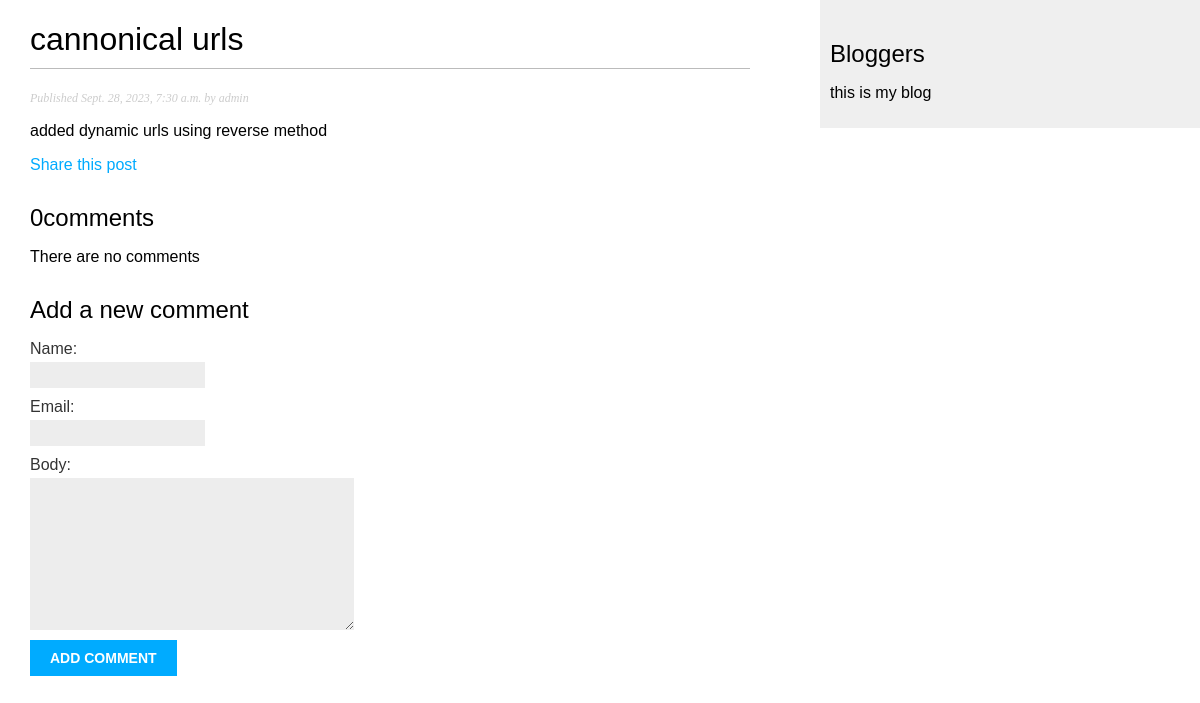
The page /blog/2023/9/28/cannonical-urls/ on the database its author committed.
### blog/models.py (models this page shows, shortened)
class Post(models.Model):
    class Status(models.TextChoices):
        DRAFT = 'DF', 'Draft'
        PUBLISHED = 'PB', 'Published'
    title = models.CharField(max_length = 250)
    slug = models.SlugField(max_length = 250, unique_for_date= 'publish', )
    author = models.ForeignKey(User,on_delete=models.CASCADE,related_name='blog_posts')
    body = models.TextField()
    publish = models.DateTimeField(default=timezone.now)
    created = models.DateTimeField(auto_now_add = True)
    updated = models.DateTimeField(auto_now = True)
    image =models.ImageField(null=True,blank=True,upload_to='images/')
    status = models.CharField(max_length=2,choices=Status.choices,default = Status.DRAFT)
    published = PublishedManager()
    objects = models.Manager()
    class Meta:
        ordering = ['-publish']
        indexes = [models.Index(fields=['-publish']),]

### blog/views.py (the view)
# urls.py: path('<int:year>/<int:month>/<int:day>/<slug:post>/', views.post_detail,name = 'post_detail'), # mapps to the post_detail view
def post_detail(request, year, month, day,post):
    post = get_object_or_404(Post,status = Post.Status.PUBLISHED,
                             slug=post,
                             publish__year = year,
                             publish__month = month,
                             publish__day = day,
                             )
    comments = post.comments.filter(active = True) # list of active comments for this post
    form = CommentForm()
    return render(request,'blog/post/detail.html',{'post': post,
                                                   'comments': comments,
                                                   'form': form})

### blog/forms.py
class CommentForm(forms.ModelForm):
    class Meta:
       model = Comment # indicating which model to build the form from
       fields = ['name','email','body'] # explicitly telling djando which fields to include

### blog/models.py (called while the page is built)
    def get_queryset(self):
        return super().get_queryset().filter(status = Post.Status.PUBLISHED)

### blog/templates/blog/post/detail.html (shortened to what this page needs)
{% extends "blog/base.html" %}
{% block content %}
    <h1>{{ post.title }}</h1>
    <p class = 'date'> Published {{ post.publish }} by {{ post.author}}</p>
    {{ post.body|linebreaks }}
    <p>
        <a href="{% url 'blog:post_share' post.id %}">Share this post</a>
    </p>
    {% with comments.count as total_comments %}
    <h2>
        {{ total_comments }}comment{{ total_comments|pluralize }}
    </h2>
    {% endwith %}
    {% for comment in comments %}
        <div class = "comments">
            <p class = "info">
                Comment {{ forloop.counter }} by {{ comment.name }}
                {{ comment.created }}
            </p>
            {{ comment.body|linebreaks}}
        </div>
        {% empty %}
            <p>There are no comments</p>
    {% endfor %}
    {% include "blog/post/includes/comment_form.html" %}
{% endblock %}

### static/blog/blog.css (style rules this page uses)
body { margin:0; padding:0; font-family:helvetica, sans-serif; }
a { color:#00abff; text-decoration:none; }
h1 { font-weight:normal; border-bottom:1px solid #bbb; padding:0 0 10px 0; }
h2 { font-weight:normal; margin:30px 0 0; }
p.date { color:#ccc; font-family: georgia, serif; font-size: 12px; font-style: italic; }
label { float:left; clear:both; color:#333; margin-bottom:4px; }
input, textarea { clear:both; float:left; margin:0 0 10px; background:#ededed; border:0; padding:6px 10px; font-size:12px; }

### rows shown on the page
Post: title "cannonical urls", publish "Sept. 28, 2023, 7:30 a.m.", author "admin", body "added dynamic urls using reverse method"

### other values the page prints
{{ total_comments }} "0"
